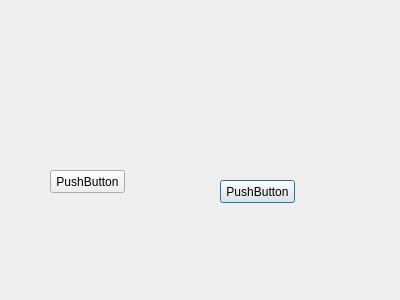
<?xml version="1.0" encoding="UTF-8"?>
<ui version="4.0">
 <class>MyDialog</class>
 <widget class="QDialog" name="MyDialog">
  <property name="geometry">
   <rect>
    <x>0</x>
    <y>0</y>
    <width>400</width>
    <height>300</height>
   </rect>
  </property>
  <property name="windowTitle">
   <string>Dialog</string>
  </property>
  <widget class="QPushButton" name="pushButton">
   <property name="geometry">
    <rect>
     <x>220</x>
     <y>180</y>
     <width>75</width>
     <height>23</height>
    </rect>
   </property>
   <property name="text">
    <string>PushButton</string>
   </property>
  </widget>
  <widget class="QPushButton" name="pushButton_2">
   <property name="geometry">
    <rect>
     <x>50</x>
     <y>170</y>
     <width>75</width>
     <height>23</height>
    </rect>
   </property>
   <property name="text">
    <string>PushButton</string>
   </property>
  </widget>
 </widget>
 <resources/>
 <connections>
  <connection>
   <sender>pushButton</sender>
   <signal>clicked()</signal>
   <receiver>MyDialog</receiver>
   <slot>close()</slot>
   <hints>
    <hint type="sourcelabel">
     <x>246</x>
     <y>189</y>
    </hint>
    <hint type="destinationlabel">
     <x>370</x>
     <y>133</y>
    </hint>
   </hints>
  </connection>
 </connections>
</ui>
